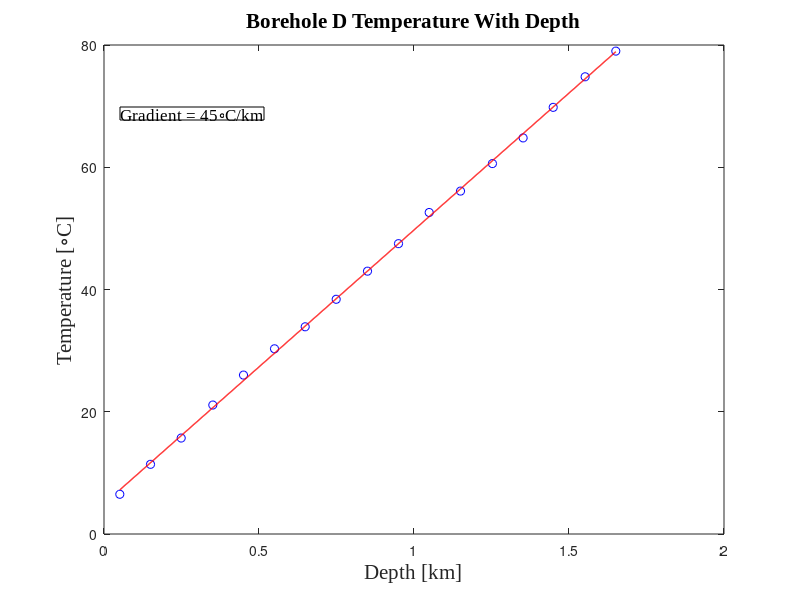

Source code (MATLAB):
%***** Temperature gradient of Borehole D *******************************

% input data, D = depth, T = temperature
D = [51,150,249,351,450,550,649,749,850,950,1049,1150,1253,1352,1449,1552,1651]/1000;
T = [6.5,11.4,15.7,21.1,26,30.3,33.9,38.4,43,47.5,52.6,56.1,60.6,64.8,69.8,74.8,79];

% plot data
figure();
plot(D, T, 'bo');
xlabel('Depth [km]', 'FontSize', 15, 'FontName','Times New Roman');
ylabel('Temperature [\circC]', 'FontSize', 15, 'FontName','Times New Roman');
title('Borehole D Temperature With Depth', 'FontSize', 15,'FontName','Times New Roman');
hold on;

% find slope of line
p = polyfit(D,T,1);
xFit = linspace(min(D), max(D), 1000);
yFit = polyval(p, xFit);
plot(xFit, yFit, 'r-', 'LineWidth', 1);
annotation('textbox', [.15 .8 .1 .1], 'String', ['Gradient = ', ...
    num2str(round(p(1,1))), '\circC/km'], 'FontSize', 12, 'FontName','Times New Roman');

